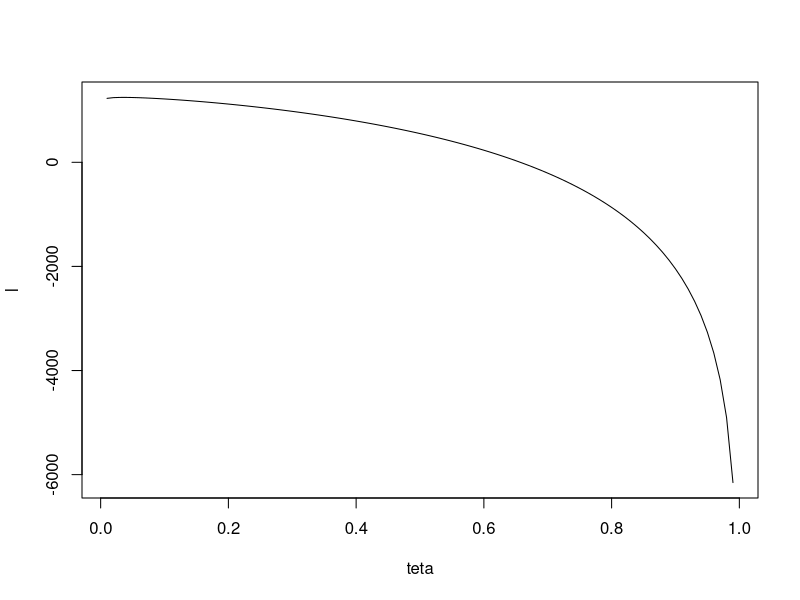
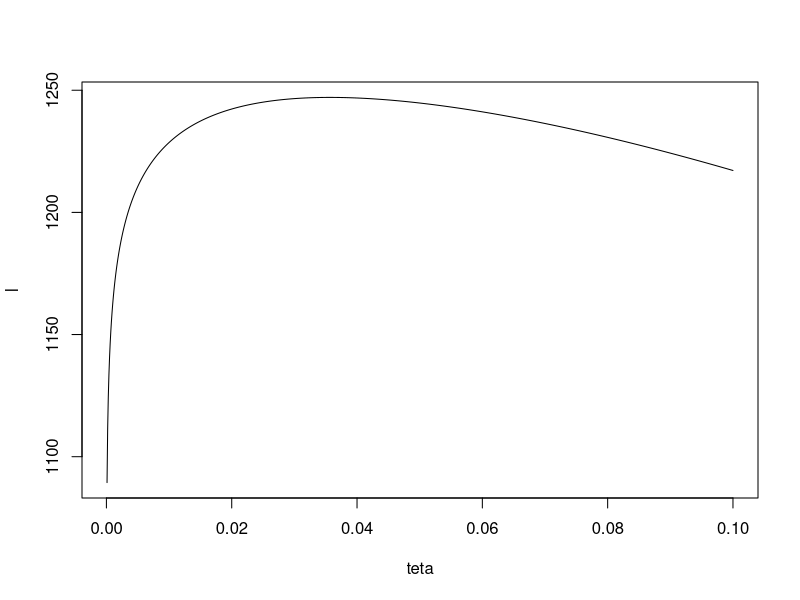
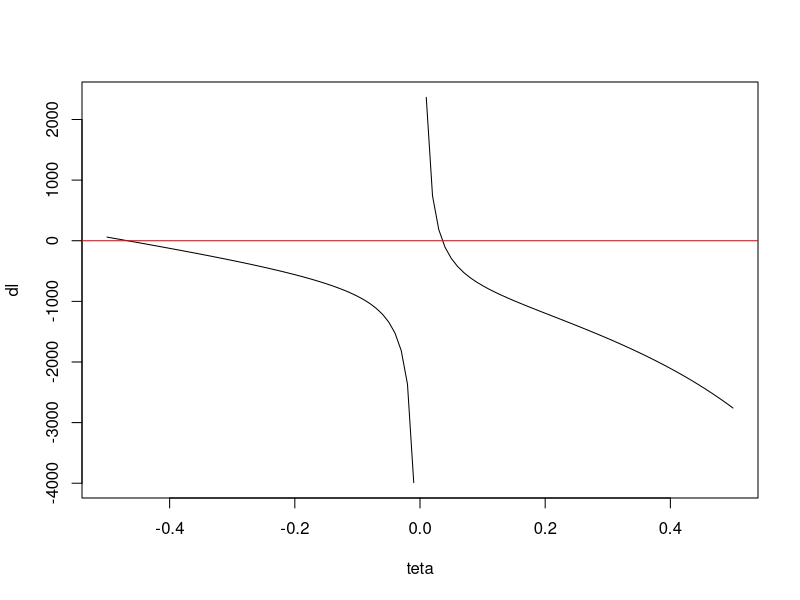

Write R code to recreate these figures, in order.
# Example 2.1 of the notes: Multinomial example
# -- Newton's Method

# This function computes the gradient of the log-likelihood
grad <- function (x, teta) {
  #x=(x1,x2,x3,x4), and teta is the parameter
  dl = x[1]/(2+teta)-(x[2]+x[3])/(1-teta)+x[4]/teta
}

# This function computes the Hessian of the log-likelihood

Hess <- function (x, teta) {
  # This function computes the Hessian of the log-likelihood
  ddl = -(x[1]/(2+teta)^2+(x[2]+x[3])/(1-teta)^2+x[4]/teta^2)
}

# This function computes the log-likelihood 
# function, up to a constant (not needed for Newton's method)

log_likelihood <- function (x, teta) {
  l = x[1]*log(2+teta)+(x[2]+x[3])*log(1-teta)+x[4]*log(teta)  
}

# plot of the likelihood finction
teta=seq(0.01,.99,0.01)
x = c(1997,907,904,32)
l = log_likelihood(x,teta)
plot(teta,l, type = "l")
# --- zoom in around 0
teta=seq(0.0001,.1,.0001)
l = log_likelihood(x,teta)
plot(teta,l,type='l')

# plot of the gradient 
teta=seq(-0.5,.5,0.01)
x = c(1997,907,904,32)
dl = grad(x,teta)
plot(teta,dl,type='l')
abline(h=0,col='red')

# Newton's Method for the multinomial

Newton <- function (maxit, x, teta) {
  for (it in 1:maxit){
    dl = grad(x,teta)
    ddl = Hess(x,teta)
    tnew = teta - dl/ddl
    print(c(it, teta))
    teta = tnew
  }
}


# Run Newton, using various starting values
maxit = 20
x = c(1997,907,904,32)
teta=0.5; Newton(maxit, x, teta) # converges to the negative solution

teta=0.01; Newton(maxit, x, teta) # converges to the positive solution 


# Showing quadratic rate of convergence, as well as outputing formatting

Newton1 <- function (maxit, x, teta) {
  tstar = -1657/7680 + sqrt(3728689)/7680
  digits = -log10(abs(teta-tstar)/abs(tstar))
  header = paste0("iteration", "      teta","         Ratio", "      Digits")
  print(header)
  print(sprintf('%2.0f         %12.12f      --        %2.1f',0,teta,digits))
  for (it in 1:maxit){
    dl = grad(x,teta)
    ddl = Hess(x,teta)
    tnew = teta - dl/ddl
    ratio = abs(tnew-tstar)/(teta-tstar)^2
    digits = -log10(abs(tnew-tstar)/abs(tstar))
    print(sprintf('%2.0f         %12.12f    %4.2f       %2.1f',it,tnew, ratio,digits))
    teta = tnew # Update and return
  }
}
teta=0.01;  maxit =10;  x = c(1997,907,904,32); Newton1(maxit, x, teta) 
